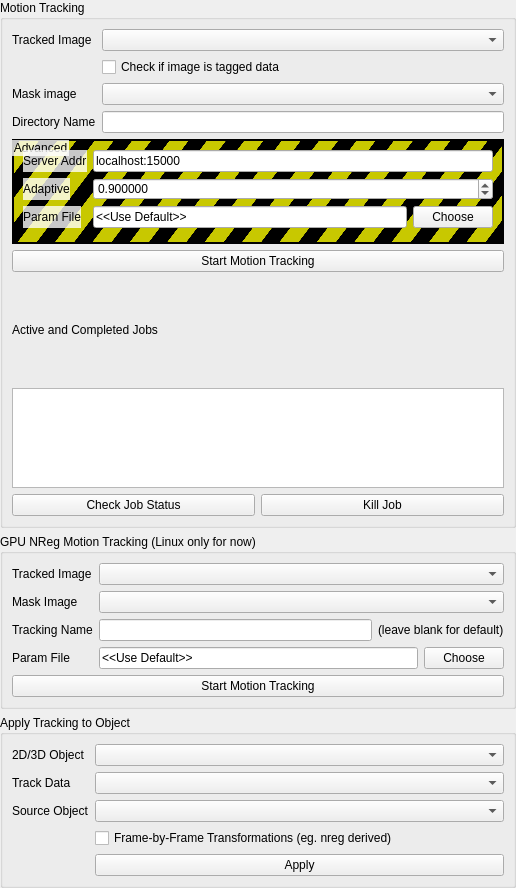
     <widget class="QWidget" name="page_3">
      <property name="geometry">
       <rect>
        <x>0</x>
        <y>0</y>
        <width>516</width>
        <height>888</height>
       </rect>
      </property>
      <property name="sizePolicy">
       <sizepolicy hsizetype="Preferred" vsizetype="Fixed">
        <horstretch>0</horstretch>
        <verstretch>0</verstretch>
       </sizepolicy>
      </property>
      <attribute name="label">
       <string>3. Motion Tracking</string>
      </attribute>
      <layout class="QVBoxLayout" name="verticalLayout_10">
       <property name="margin">
        <number>0</number>
       </property>
       <item>
        <widget class="QGroupBox" name="groupBox_3">
         <property name="minimumSize">
          <size>
           <width>0</width>
           <height>0</height>
          </size>
         </property>
         <property name="title">
          <string>Motion Tracking</string>
         </property>
         <layout class="QVBoxLayout" name="verticalLayout_5">
          <item>
           <layout class="QFormLayout" name="formLayout">
            <property name="fieldGrowthPolicy">
             <enum>QFormLayout::AllNonFixedFieldsGrow</enum>
            </property>
            <property name="topMargin">
             <number>0</number>
            </property>
            <item row="0" column="0">
             <widget class="QLabel" name="label_3">
              <property name="text">
               <string>Tracked Image</string>
              </property>
             </widget>
            </item>
            <item row="0" column="1">
             <widget class="QComboBox" name="trackedBox">
              <property name="toolTip">
               <string>Choose an image to track through time using MotionTrack</string>
              </property>
             </widget>
            </item>
            <item row="1" column="1">
             <widget class="QCheckBox" name="isTagCheck">
              <property name="text">
               <string>Check if image is tagged data</string>
              </property>
             </widget>
            </item>
            <item row="2" column="1">
             <widget class="QComboBox" name="maskBox">
              <property name="toolTip">
               <string>Choose an isotropic LV/BiV segmentation mask made from first frame of tracked image (label 2 for cavity, 3 for myocardium)</string>
              </property>
             </widget>
            </item>
            <item row="2" column="0">
             <widget class="QLabel" name="label_4">
              <property name="text">
               <string>Mask image</string>
              </property>
             </widget>
            </item>
            <item row="3" column="0">
             <widget class="QLabel" name="label_70">
              <property name="text">
               <string>Directory Name</string>
              </property>
             </widget>
            </item>
            <item row="3" column="1">
             <widget class="QLineEdit" name="trackDirEdit"/>
            </item>
           </layout>
          </item>
          <item>
           <widget class="QGroupBox" name="trackAdvBox">
            <property name="styleSheet">
             <string notr="true">
QGroupBox::indicator{
background-color:rgba(255.0,255.0,255.0,200.0); 
}


QGroupBox{
border: 2px solid black;
background-color: qlineargradient(spread:reflect, x1:0, y1:0, x2:0.037, y2:0.006, stop:0.475271 rgba(0, 0, 0, 255), stop:0.497948 rgba(200, 200, 0, 255));
}

QGroupBox::title {
color: black;
background-color:rgba(255.0,255.0,255.0,200.0); 
}

QLabel{
color: black;
background-color:rgba(255.0,255.0,255.0,200.0);
}
</string>
            </property>
            <property name="title">
             <string>Advanced</string>
            </property>
            <property name="checkable">
             <bool>false</bool>
            </property>
            <layout class="QFormLayout" name="formLayout_18">
             <property name="fieldGrowthPolicy">
              <enum>QFormLayout::AllNonFixedFieldsGrow</enum>
             </property>
             <item row="0" column="0">
              <widget class="QLabel" name="svrAddrLabel">
               <property name="text">
                <string>Server Addr</string>
               </property>
              </widget>
             </item>
             <item row="0" column="1">
              <widget class="QLineEdit" name="svrAddrBox">
               <property name="toolTip">
                <string>Address of the MotionTrack server, must be localhost:&lt;NUM&gt; or &lt;IP&gt;:&lt;NUM&gt;</string>
               </property>
               <property name="text">
                <string>localhost:15000</string>
               </property>
              </widget>
             </item>
             <item row="1" column="0">
              <widget class="QLabel" name="label_5">
               <property name="text">
                <string>Adaptive</string>
               </property>
              </widget>
             </item>
             <item row="1" column="1">
              <widget class="QDoubleSpinBox" name="adaptBox">
               <property name="toolTip">
                <string>Adaptive tracking sensitivity value</string>
               </property>
               <property name="decimals">
                <number>6</number>
               </property>
               <property name="maximum">
                <double>9999.989999999999782</double>
               </property>
               <property name="singleStep">
                <double>0.100000000000000</double>
               </property>
               <property name="value">
                <double>0.900000000000000</double>
               </property>
              </widget>
             </item>
             <item row="2" column="0">
              <widget class="QLabel" name="label_11">
               <property name="text">
                <string>Param File</string>
               </property>
              </widget>
             </item>
             <item row="2" column="1">
              <layout class="QHBoxLayout" name="horizontalLayout_6">
               <item>
                <widget class="QLineEdit" name="paramEdit">
                 <property name="text">
                  <string>&lt;&lt;Use Default&gt;&gt;</string>
                 </property>
                </widget>
               </item>
               <item>
                <widget class="QPushButton" name="chooseParamButton">
                 <property name="toolTip">
                  <string>Choose a parameter file to use for MotionTrack, otherwise default files will be used</string>
                 </property>
                 <property name="text">
                  <string>Choose</string>
                 </property>
                </widget>
               </item>
              </layout>
             </item>
            </layout>
           </widget>
          </item>
          <item>
           <widget class="QPushButton" name="startButton">
            <property name="toolTip">
             <string>Send a motion track job to the server, starting the server if needed</string>
            </property>
            <property name="text">
             <string>Start Motion Tracking</string>
            </property>
           </widget>
          </item>
          <item>
           <widget class="QLabel" name="label_14">
            <property name="text">
             <string>Active and Completed Jobs</string>
            </property>
           </widget>
          </item>
          <item>
           <widget class="QListWidget" name="jobList">
            <property name="maximumSize">
             <size>
              <width>16777215</width>
              <height>100</height>
             </size>
            </property>
            <property name="editTriggers">
             <set>QAbstractItemView::NoEditTriggers</set>
            </property>
           </widget>
          </item>
          <item>
           <layout class="QHBoxLayout" name="horizontalLayout_7">
            <property name="topMargin">
             <number>0</number>
            </property>
            <item>
             <widget class="QPushButton" name="checkButton">
              <property name="text">
               <string>Check Job Status</string>
              </property>
             </widget>
            </item>
            <item>
             <widget class="QPushButton" name="killButton">
              <property name="text">
               <string>Kill Job</string>
              </property>
             </widget>
            </item>
           </layout>
          </item>
         </layout>
        </widget>
       </item>
       <item>
        <widget class="QGroupBox" name="groupBox_19">
         <property name="title">
          <string>GPU NReg Motion Tracking (Linux only for now)</string>
         </property>
         <layout class="QVBoxLayout" name="verticalLayout_14">
          <item>
           <layout class="QFormLayout" name="formLayout_19">
            <property name="fieldGrowthPolicy">
             <enum>QFormLayout::AllNonFixedFieldsGrow</enum>
            </property>
            <item row="0" column="0">
             <widget class="QLabel" name="label_66">
              <property name="text">
               <string>Tracked Image</string>
              </property>
             </widget>
            </item>
            <item row="0" column="1">
             <widget class="QComboBox" name="trackedNregBox"/>
            </item>
            <item row="2" column="0">
             <widget class="QLabel" name="label_67">
              <property name="text">
               <string>Tracking Name</string>
              </property>
             </widget>
            </item>
            <item row="2" column="1">
             <layout class="QHBoxLayout" name="horizontalLayout_14">
              <item>
               <widget class="QLineEdit" name="trackingNregName"/>
              </item>
              <item>
               <widget class="QLabel" name="label_68">
                <property name="text">
                 <string>(leave blank for default)</string>
                </property>
               </widget>
              </item>
             </layout>
            </item>
            <item row="3" column="0">
             <widget class="QLabel" name="label_69">
              <property name="text">
               <string>Param File</string>
              </property>
             </widget>
            </item>
            <item row="3" column="1">
             <layout class="QHBoxLayout" name="horizontalLayout_15">
              <item>
               <widget class="QLineEdit" name="paramNRegEdit">
                <property name="text">
                 <string>&lt;&lt;Use Default&gt;&gt;</string>
                </property>
               </widget>
              </item>
              <item>
               <widget class="QPushButton" name="chooseNRegParamButton">
                <property name="text">
                 <string>Choose</string>
                </property>
               </widget>
              </item>
             </layout>
            </item>
            <item row="1" column="0">
             <widget class="QLabel" name="label_65">
              <property name="text">
               <string>Mask Image</string>
              </property>
             </widget>
            </item>
            <item row="1" column="1">
             <widget class="QComboBox" name="maskNregBox"/>
            </item>
           </layout>
          </item>
          <item>
           <widget class="QPushButton" name="startNregButton">
            <property name="text">
             <string>Start Motion Tracking</string>
            </property>
           </widget>
          </item>
         </layout>
        </widget>
       </item>
       <item>
        <widget class="QGroupBox" name="groupBox_7">
         <property name="title">
          <string>Apply Tracking to Object</string>
         </property>
         <layout class="QFormLayout" name="formLayout_5">
          <property name="fieldGrowthPolicy">
           <enum>QFormLayout::AllNonFixedFieldsGrow</enum>
          </property>
          <item row="0" column="0">
           <widget class="QLabel" name="label_20">
            <property name="text">
             <string>2D/3D Object</string>
            </property>
           </widget>
          </item>
          <item row="0" column="1">
           <widget class="QComboBox" name="trackObjBox">
            <property name="sizePolicy">
             <sizepolicy hsizetype="Expanding" vsizetype="Fixed">
              <horstretch>0</horstretch>
              <verstretch>0</verstretch>
             </sizepolicy>
            </property>
           </widget>
          </item>
          <item row="1" column="1">
           <widget class="QComboBox" name="trackDataBox">
            <property name="sizePolicy">
             <sizepolicy hsizetype="Expanding" vsizetype="Fixed">
              <horstretch>0</horstretch>
              <verstretch>0</verstretch>
             </sizepolicy>
            </property>
           </widget>
          </item>
          <item row="2" column="1">
           <widget class="QComboBox" name="trackSrcBox">
            <property name="sizePolicy">
             <sizepolicy hsizetype="Expanding" vsizetype="Fixed">
              <horstretch>0</horstretch>
              <verstretch>0</verstretch>
             </sizepolicy>
            </property>
           </widget>
          </item>
          <item row="3" column="1">
           <widget class="QCheckBox" name="framebyframeCheck">
            <property name="text">
             <string>Frame-by-Frame Transformations (eg. nreg derived)</string>
            </property>
           </widget>
          </item>
          <item row="5" column="1">
           <widget class="QPushButton" name="applyTrackButton">
            <property name="sizePolicy">
             <sizepolicy hsizetype="Expanding" vsizetype="Fixed">
              <horstretch>0</horstretch>
              <verstretch>0</verstretch>
             </sizepolicy>
            </property>
            <property name="text">
             <string>Apply</string>
            </property>
           </widget>
          </item>
          <item row="1" column="0">
           <widget class="QLabel" name="label_21">
            <property name="text">
             <string>Track Data</string>
            </property>
           </widget>
          </item>
          <item row="2" column="0">
           <widget class="QLabel" name="label_22">
            <property name="text">
             <string>Source Object</string>
            </property>
           </widget>
          </item>
         </layout>
        </widget>
       </item>
      </layout>
     </widget>
